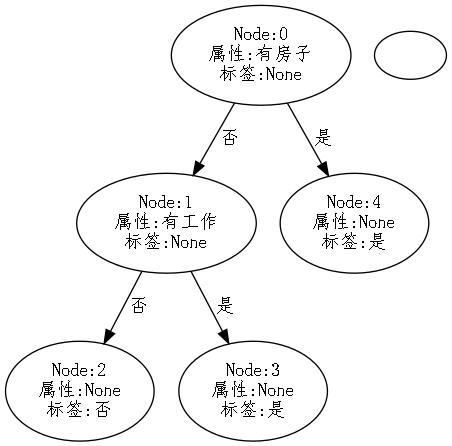

Here is the Python script that generated this plot:
import numpy as np
import pandas as pd
import math
from math import log
from sklearn.metrics import accuracy_score
import re
from pydotplus import graphviz
import re
from IPython.display import display, Image
# 定义数据集
data = [
    ['1','青年', '否', '否', '一般', '否'],
    ['2','青年', '否', '否', '好', '否'],
    ['3','青年', '是', '否', '好', '是'],
    ['4','青年', '是', '是', '一般', '是'],
    ['5','青年', '否', '否', '一般', '否'],
    ['6','中年', '否', '否', '一般', '否'],
    ['7','中年', '否', '否', '好', '否'],
    ['8','中年', '是', '是', '好', '是'],
    ['9','中年', '否', '是', '非常好', '是'],
    ['10','中年', '否', '是', '非常好', '是'],
    ['11','老年', '否', '是', '非常好', '是'],
    ['12','老年', '否', '是', '好', '是'],
    ['13','老年', '是', '否', '好', '是'],
    ['14','老年', '是', '否', '非常好', '是'],
    ['15','老年', '否', '否', '一般', '否']
]

columns = ['编号','年龄', '有工作', '有房子', '信用', '类别']
df = pd.DataFrame(data, columns=columns)
train_data = df.drop(['编号'],axis=1)
print(df.head())

from collections import Counter#计数一个集合（例如列表或元组）中元素的出现次数。
# 定义节点类 二叉树
class Node:
    def __init__(self, root=True, label=None, attri_name=None):
        self.root = root ## 是否为根节点
        self.label = label ## 节点的标签
        self.attri_name = attri_name ## 节点的属性名字
        self.tree = {} ## 某个节点的子树
        self.result = {
            'label:': self.label,
            'attri_name':self.attri_name,
            'tree': self.tree,
            'root': self.root
        }

    def add_node(self, val, node): ## 根据属性的划分取值val，继续建立节点。
        self.tree[val] = node
    
    def __repr__(self):#将值插入到字符串中的占位符中
        return '{}'.format(self.result)

def tree2graph(i, g, root):#图g
    if root.attri_name == None:
        g_node_label = f'Node:{i}\n属性:{root.attri_name}\n标签:{root.label}'
    else:
        g_node_label = f'Node:{i}\n属性:{root.attri_name}\n标签:{root.label}'
    g_node = i
    g.add_node(graphviz.Node(g_node, label=g_node_label, fontname='FangSong'))
    
    for val in list(root.tree):
        i, g_children = tree2graph(i+1, g, root.tree[val])
        g.add_edge(graphviz.Edge(g_node, g_children, label=val, fontname='FangSong'))
    return i, g_node

def draw(root):
    g = graphviz.Dot()
    tree2graph(0, g, root)
    g2 = graphviz.graph_from_dot_data(g.to_string())
    display(Image(g2.create_png()))
class ID3_DTree:
    def __init__(self, epsilon=0.1):
        self.epsilon = epsilon
        self._tree = {}

    # 熵
    def calcEnt(self, y_label):
        num_samples = y_label.shape[0]
        cnt = Counter(y_label) ## 返回一个字典
        ent = -sum([(p / num_samples) * log(p / num_samples, 2) for p in cnt.values()])
        return ent


    # 条件熵

    def condEnt(self, attri_data, y_label):
        num_samples = y_label.shape[0]
        attri_cnt = Counter(attri_data) ##返回一个字典
        cond_ent = 0
        for key in attri_cnt:
            attri_key_label = y_label[attri_data==key]
            cond_ent += len(attri_key_label)/num_samples * self.calcEnt(attri_key_label)
        return cond_ent

    ## 特征属性选择

    def OptAttri(self,train_data):
        infoGain =0 
        y_label = train_data.iloc[:,-1]
        attri_num = train_data.shape[1]-1
        for i in range (attri_num):
            attri_data = train_data.iloc[:,i]
            ent = self.calcEnt(y_label)
            cond_ent = self.condEnt(attri_data, y_label)
            infoGain_tmp = ent-cond_ent
            if infoGain_tmp > infoGain:
                infoGain = infoGain_tmp
                opt_attr = train_data.columns[i] ## attri name
        return opt_attr, infoGain

    def train(self, train_data):
        """
        input:数据集D(DataFrame格式)，特征集A，阈值eta
        output:决策树T
        """
        y_label = train_data.iloc[:,-1]
        feature_space = train_data.columns[:-1] ## feature names
                                                                                
        features = train_data.iloc[:,:-1]
    
        # 1,若D中实例属于同一类Ck，即y_label 中的类别个数为1，则T为单节点树，并将类Ck作为结点的类标记，返回T
        if len(y_label.value_counts()) == 1: 
            return Node(root=True, label=y_label.iloc[0])

        # 2, 若特征属性A为空，则T为单节点树，将D中样本数最多的类Ck作为该节点的类标记，返回T
        if len(feature_space) == 0:
            return Node(root=True,label=y_label.value_counts().sort_values(ascending=False).index[0])

        # 3,若不是上述情况，需要计算信息增益, 选择信息增益最大的属性做为待选根节点属性Ag
        opt_attr_name, max_infoGain= self.OptAttri(train_data)
        
        # 4,若Ag的信息增益小于阈值eta,则置T为单节点树，并将D中是样本数最多的类Ck作为该节点的类标记，返回T
        if max_infoGain < self.epsilon:
            return Node(root=True,label=y_train.value_counts().sort_values(ascending=False).index[0])

        # 5,若Ag的infogain大于阈值eta，则需要构建Ag子集
        node_tree = Node(root=False, attri_name=opt_attr_name)
        feature_list = train_data[opt_attr_name].value_counts().index ## 已选属性的子属性的名称
       
         ## 需要确定每个子属性下面的样本子集，并且根据其他属性对样本子集继续进行树的划分 （去除根属性）
        for f in feature_list:
            sub_train_df = train_data.loc[train_data[opt_attr_name] ==f].drop([opt_attr_name], axis=1)

         # 6, 递归生成树：对样本子集继续进行树的划分
            sub_tree = self.train(sub_train_df)
            node_tree.add_node(f, sub_tree)
        return node_tree

    def fit(self, train_data):
        Dtree = self.train(train_data)
        return Dtree

    
    def predict(self, root, test_data_Frame): ## test_data_Frame （针对西瓜例子，没有编号这个属性）, root 是建立好的树
        root0= root
        testNum = test_data_Frame.shape[0]
        pred=[]
        for i in range(testNum): 
            root = root0
            test_data = test_data_Frame.iloc[i:i+1,:]
          
            while root.attri_name!=None: ## 说明根节点可以划分
                attri_val = test_data[root.attri_name].values[0] # 根节点的属性取值
                if attri_val in root.tree: # 若存在子树，则将此时的属性节点当成根节点，直到不能划分时，即为叶节点
                    root = root.tree[attri_val]
                else:
                    break
            y_pred = root.label
            pred.append(y_pred)
        return pred


tr = ID3_DTree(epsilon=0.1)
tree = tr.fit(train_data)
draw(tree)

from collections import Counter  
import numpy as np  
from math import log2   
y_label1 = train_data.iloc[:, -1]  
feature_space1 = train_data.columns[:-1]  
features = train_data.iloc[:, :-1]  
# 原始数据集的信息熵  
num_samples = y_label1.shape[0]  
cnt = Counter(y_label1)  
ent = -sum([(p / num_samples) * log2(p / num_samples) for p in cnt.values() if p > 0])  # 排除概率为0的情况  
  
# 遍历每个特征，并计算其信息增益  
for feature in feature_space1:  
    # 对于当前特征，计算其条件熵  
    cond_ent = 0.0  
    attr_values = features[feature].unique()  # 获取特征的所有唯一值  
      
    # 对特征中的每个唯一值，计算条件概率分布的信息熵  
    for attr_val in attr_values:  
        # 选择具有该特征值的样本  
        sub_y_label = y_label1[features[feature] == attr_val]  
          
        # 如果该特征值没有对应的样本，则跳过  
        if len(sub_y_label) == 0:  
            continue  
          
        # 计算该特征值下的条件概率  
        p = len(sub_y_label) / num_samples  
          
        # 计算该特征值下的条件熵  
        cnt_val = Counter(sub_y_label)  
        ent_val = -sum([(q / len(sub_y_label)) * log2(q / len(sub_y_label)) for q in cnt_val.values() if q > 0])  
          
        # 累加条件熵  
        cond_ent += p * ent_val  
      
    # 计算信息增益  
    info_gain = ent - cond_ent  
      
    # 打印信息增益  
    print(f"特征 '{feature}' 的信息增益为：{info_gain:.4f}")

# # 预测结果
y_pred = tr.predict(tree,train_data)
print (y_pred)
